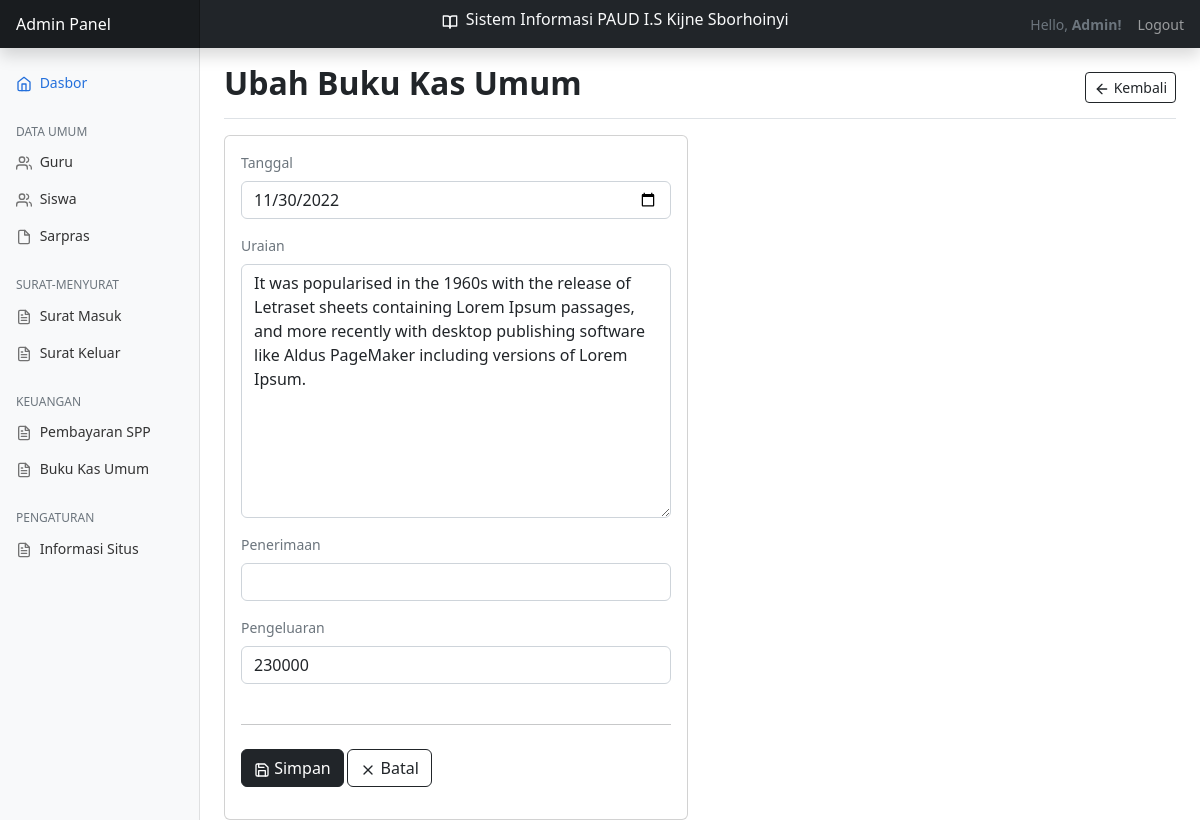
Before: /?page=buku-kas-umum&action=ubah&id=3 (signed in) with the older database file.
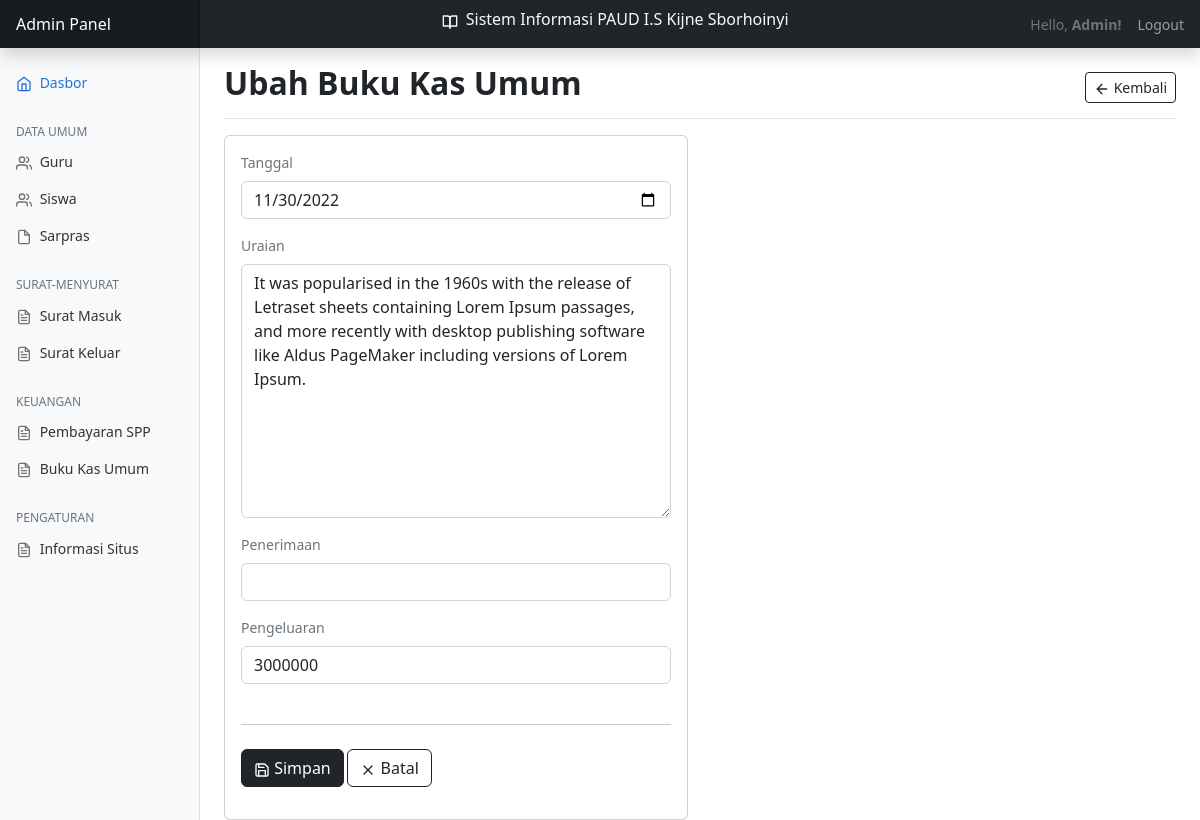
After: the same page with the newer database file.
### tables this page shows
CREATE TABLE `buku_kas_umum` (
  `id` int(11) NOT NULL,
  `tanggal` date NOT NULL,
  `uraian` text NOT NULL,
  `penerimaan` varchar(50) NOT NULL,
  `pengeluaran` varchar(50) NOT NULL
);

### views/buku-kas-umum/ubah.php (the view, shortened to what this page needs)
<main class="col-md-9 ms-sm-auto col-lg-10 px-md-4">
    <div class="d-flex justify-content-between flex-wrap flex-md-nowrap align-items-center pt-3 pb-2 mb-3 border-bottom">
        <h1 class="h2 fw-bold">Ubah Buku Kas Umum</h1>
        <div class="btn-toolbar mb-2 mb-md-0">
            <a href="?page=buku-kas-umum" class="btn btn-sm btn-outline-dark">
                <span data-feather="arrow-left" class="align-text"></span> Kembali
            </a>
        </div>
    </div>
    <div class="row">
        <div class="col-lg-6">
            <div class="card">
                <div class="card-body">
                    <?php
                        include __DIR__ . '../../../config/database.php';
                        $id = $_GET['id'];
                        $rows = mysqli_fetch_assoc(mysqli_query($conn, "SELECT * FROM buku_kas_umum WHERE id = $id"));
                    ?>
                    <form action="./process/buku-kas-umum/ubah.php" method="post">
                        <div class="mb-3">
                            <label for="tanggal" class="form-label text-muted">Tanggal</label>
                            <input type="date" class="form-control" id="tanggal" name="tanggal" value="<?php echo $rows['tanggal']; ?>">
                        </div>
                        <div class="mb-3">
                            <label for="uraian" class="form-label text-muted">Uraian</label>
                            <textarea name="uraian" id="uraian" class="form-control" cols="30" rows="10"><?php echo $rows['uraian']; ?></textarea>
                        </div>
                        <div class="mb-3">
                            <label for="penerimaan" class="form-label text-muted">Penerimaan</label>
                            <input type="text" class="form-control" id="penerimaan" name="penerimaan" value="<?php echo $rows['penerimaan']; ?>">
                        </div>
                        <div class="mb-3">
                            <label for="pengeluaran" class="form-label text-muted">Pengeluaran</label>
                            <input type="text" class="form-control" id="pengeluaran" name="pengeluaran" value="<?php echo $rows['pengeluaran']; ?>">
                        </div>
                        <div class="py-2">
                            <hr>
                        </div>
                        <div class="mb-3">
                            <button type="submit" class="btn btn-dark">
                                <span data-feather="save" class="align-text"></span>
                                Simpan
                            </button>
                            <a href="?page=buku-kas-umum" class="btn btn-outline-dark">
                                <span data-feather="x" class="align-text"></span>
                                Batal</a>
                        </div>
                    </form>
                </div>
            </div>
        </div>
    </div>
</main>

Changed rows visible on the page:
changed buku_kas_umum: pengeluaran "230000" → "3000000"
